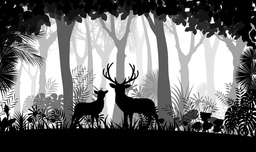
#> input picture lab3/input.jpg, 256 x 152 px, shrunk from 897 x 534 before the run
$ python main.py
#> lines starting #> are read from the running program, lines starting #| are printed output that depends on the picture; after the words box and inside, x2 and y2 are one past the last pixel; in counts of white or black regions, pixels touching at a corner belong together
#> further down, img1 is the input picture: shape (152, 256, 3); min 0, max 255, mean 109.6
import cv2
import numpy as np
from random import randrange


def rgb_to_grey(img):
    height, width, depth = img.shape
#> height = 152; width = 256; depth = 3
    ret = np.zeros((height, width, 1), np.uint8)
    for x in range(width):
        for y in range(height):
            grey_value = 0
            for z in range(depth):
                grey_value += img[y, x, z]
            ret[y, x, 0] = grey_value / 3
    return ret


def otsu_threshold(img):
    img = rgb_to_grey(img)
    ret = np.zeros((img.shape[0], img.shape[1], img.shape[2]), np.uint8)
    height, width, depth = ret.shape
#> height = 152; width = 256; depth = 1

    pixel_count = [0] * 256
    pixel_pros = [0] * 256

    for x in range(width):
        for y in range(height):
            pixel_count[img[y, x, 0]] += 1

    total_pixels = height * width
#> total_pixels = 38912
    for i in range(256):
        pixel_pros[i] = float(pixel_count[i])/float(total_pixels)

    threshold = 0
    max_var = 0
    for t in range(256):
        nb = 0
        no = 0
        cb = 0
        co = 0
        mb = 0
        mo = 0
        for i in range(256):
            if i < t:
                nb += pixel_count[i]
                cb += pixel_count[i] * i
            else:
                no += pixel_count[i]
                co += pixel_count[i] * i

        try:
            mb = cb / nb
        except ZeroDivisionError:
            mb = 0

        try:
            mo = co / no
        except ZeroDivisionError:
            mo = 0

        cur_var = nb * no * pow((mb - mo), 2)
        if cur_var > max_var:
            threshold = t
            max_var = cur_var
#> after the loop, max_var = 1.25e+13; threshold = 119

    for x in range(width):
        for y in range(height):
            if img[y, x, 0] < threshold:
                ret[y, x, 0] = 0
            else:
                ret[y, x, 0] = 255
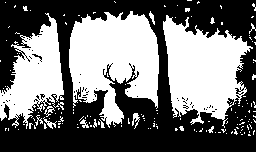
#> ret: shape (152, 256, 1); 45.2% white; 148 white regions (134 under 20 px), largest, box (x1, y1, x2, y2) and area: (69, 11, 159, 128) 6939, (163, 15, 253, 128) 5980, (0, 13, 64, 129) 3815

    return ret


def seed_filling_algorithm(img):
    img = otsu_threshold(img)
    label = np.zeros((img.shape[0], img.shape[1]))
    ret = np.zeros((img.shape[0], img.shape[1], 3), np.uint8)
    height, width, depth = ret.shape
#> height = 152; width = 256; depth = 3

    # BFS (DFS would throw a maximum recursion depth exceeded error)
    for x in range(width):
        for y in range(height):
            if img[y, x, 0] == 255 and label[y, x] == 0:
                color = [randrange(256), randrange(256), randrange(256)]
                queue = []
                queue.append((x, y))
                while queue:
                    i, j = queue.pop()
                    for z in range(depth):
                        ret[j, i, z] = color[z]
                    label[j, i] = 1

                    if i < width - 1:
                        if img[j, i + 1, 0] == 255 and label[j, i + 1] == 0:
                            queue.append((i + 1, j))
                    if i > 0:
                        if img[j, i - 1, 0] == 255 and label[j, i - 1] == 0:
                            queue.append((i - 1, j))
                    if j < height - 1:
                        if img[j + 1, i, 0] == 255 and label[j + 1, i] == 0:
                            queue.append((i, j + 1))
                    if j > 0:
                        if img[j - 1, i, 0] == 255 and label[j - 1, i] == 0:
                            queue.append((i, j - 1))
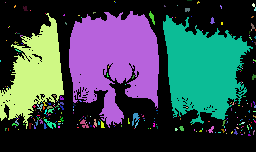
#> ret: shape (152, 256, 3); mean of channels 0, 1, 2 78, 73.3, 57; drawn as B, G, R
    return ret


def seed_filling_algorithm2(img):
    img = otsu_threshold(img)
    label = np.zeros((img.shape[0], img.shape[1]))
    ret = np.zeros((img.shape[0], img.shape[1], 3), np.uint8)
    height, width, depth = ret.shape
#> height = 152; width = 256

    cur_label = 1
    equl_set = [set() for _ in xrange(height * width)]

    for x in range(width):
        for y in range(height):
            if img[y, x, 0] == 255:
                if x == 0 and y == 0:
                    label[y, x] = cur_label
                    equl_set[cur_label].add(cur_label)
                    cur_label += 1

                if x > 0 and y == 0:
                    if label[y, x - 1] != 0:
                        label[y, x] = label[y, x - 1]
                    else:
                        label[y, x] = cur_label
                        equl_set[cur_label].add(cur_label)
                        cur_label += 1

                if x == 0 and y > 0:
                    if label[y - 1, x] != 0:
                        label[y, x] = label[y - 1, x]
                    else:
                        label[y, x] = cur_label
                        equl_set[cur_label].add(cur_label)
                        cur_label += 1

                if x > 0 and y > 0:
                    if label[y, x - 1] != 0 and label[y - 1, x] != 0:
                        min_label = min(label[y, x - 1], label[y - 1, x])
                        label[y, x] = min_label

                        if label[y, x - 1] != label[y - 1, x]:
                            xl = 0  # x label
                            yl = 0  # y label

                            if label[y, x - 1] in equl_set[int(label[y, x - 1])]:
                                xl = label[y, x - 1]
                            else:
                                for lab in range(1, int(label[y, x - 1])):
                                    if label[y, x - 1] in equl_set[lab]:
                                        xl = lab
                                        break

                            if label[y - 1, x] in equl_set[int(label[y - 1, x])]:
                                yl = label[y - 1, x]
                            else:
                                for lab in range(1, int(label[y - 1, x])):
                                    if label[y - 1, x] in equl_set[lab]:
                                        yl = lab
                                        break

                            if xl != yl:
                                if xl < yl:
                                    equl_set[int(xl)] = equl_set[int(xl)].union(equl_set[int(yl)])
                                    equl_set[int(yl)].clear()
                                else:
                                    equl_set[int(yl)] = equl_set[int(yl)].union(equl_set[int(xl)])
                                    equl_set[int(xl)].clear()

                    if label[y, x - 1] != 0 and label[y - 1, x] == 0:
                        label[y, x] = label[y, x - 1]

                    if label[y - 1, x] != 0 and label[y, x - 1] == 0:
                        label[y, x] = label[y - 1, x]

                    if label[y, x - 1] == 0 and label[y - 1, x] == 0:
                        label[y, x] = cur_label
                        equl_set[cur_label].add(cur_label)
                        cur_label += 1
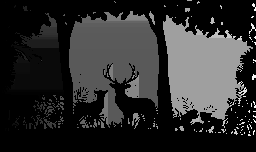
#> label: shape (152, 256) float64; min 0, max 517, mean 93.7; drawn with min black and max white

    colors = np.zeros((cur_label, 3))
    for i in range(1, cur_label):
        for j in range(3):
            colors[i, j] = randrange(256)

    fixed_label = np.zeros((cur_label))
    for lab in range(1, cur_label):
        if lab in equl_set[lab]:
            fixed_label[lab] = lab
            continue
        else:
            for ex_lab in range(1, cur_label):
                if lab in equl_set[ex_lab]:
                    fixed_label[lab] = ex_lab
                    break

    for x in range(width):
        for y in range(height):
            if img[y, x, 0] == 255:
                for z in range(depth):
                    ret[y, x, z] = colors[int(fixed_label[int(label[y, x])]), z]
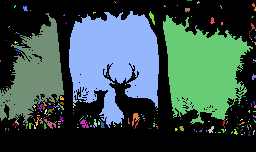
#> ret: shape (152, 256, 3); mean of channels 0, 1, 2 77, 80.6, 56.6; drawn as B, G, R

    return ret


img1 = cv2.imread('input.jpg')

demo1 = otsu_threshold(img1)
demo2 = seed_filling_algorithm(img1)
demo3 = seed_filling_algorithm2(img1)

cv2.imshow('Image 1', img1)

cv2.imshow('Demo 1', demo1)
cv2.imshow('Demo 2', demo2)
cv2.imshow('Demo 3', demo3)

cv2.waitKey(0)
cv2.destroyAllWindows()
